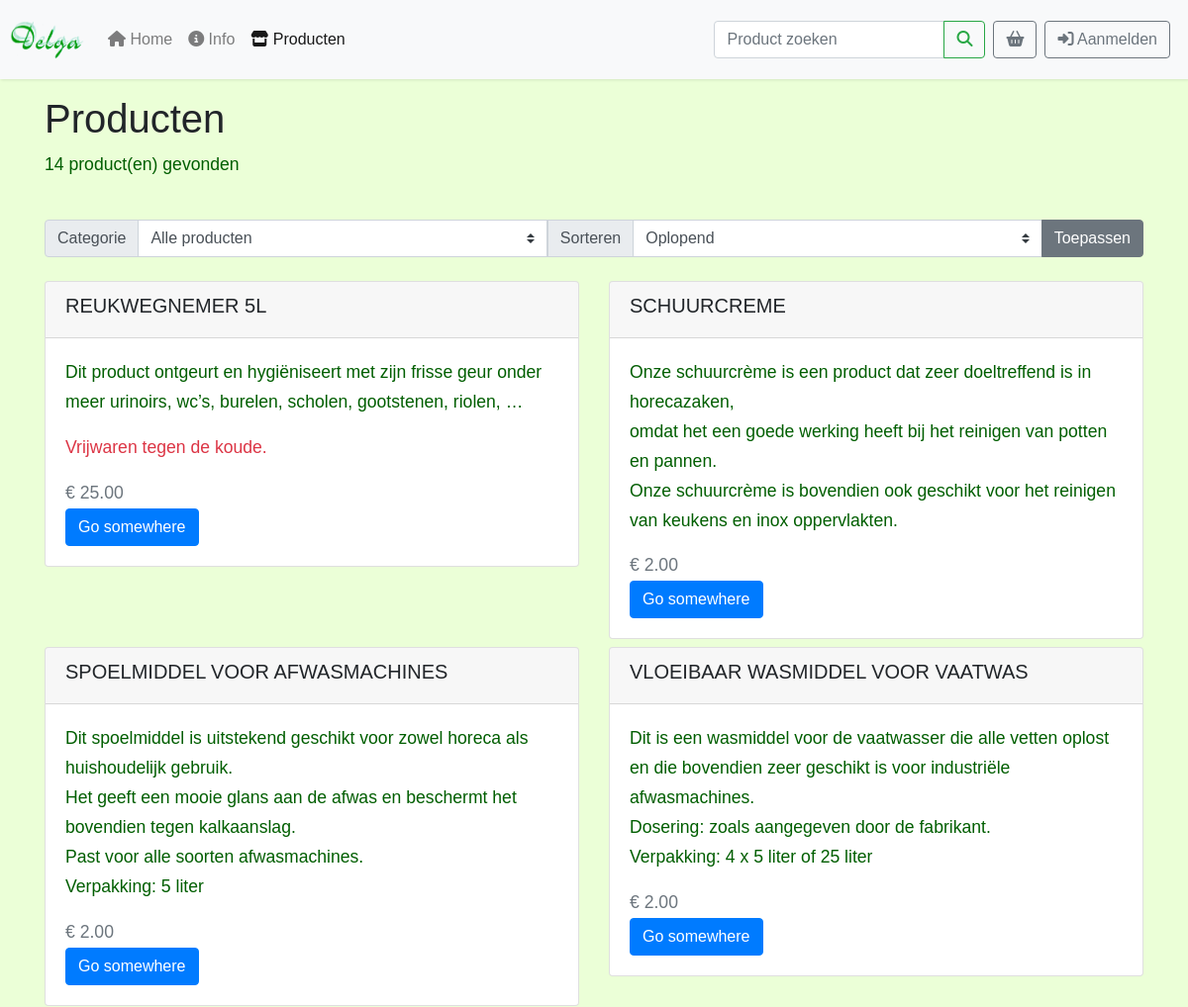
Page /producten.php?p=2&categorie_id=all&sort=sort1 (upper part) on the earlier database version.
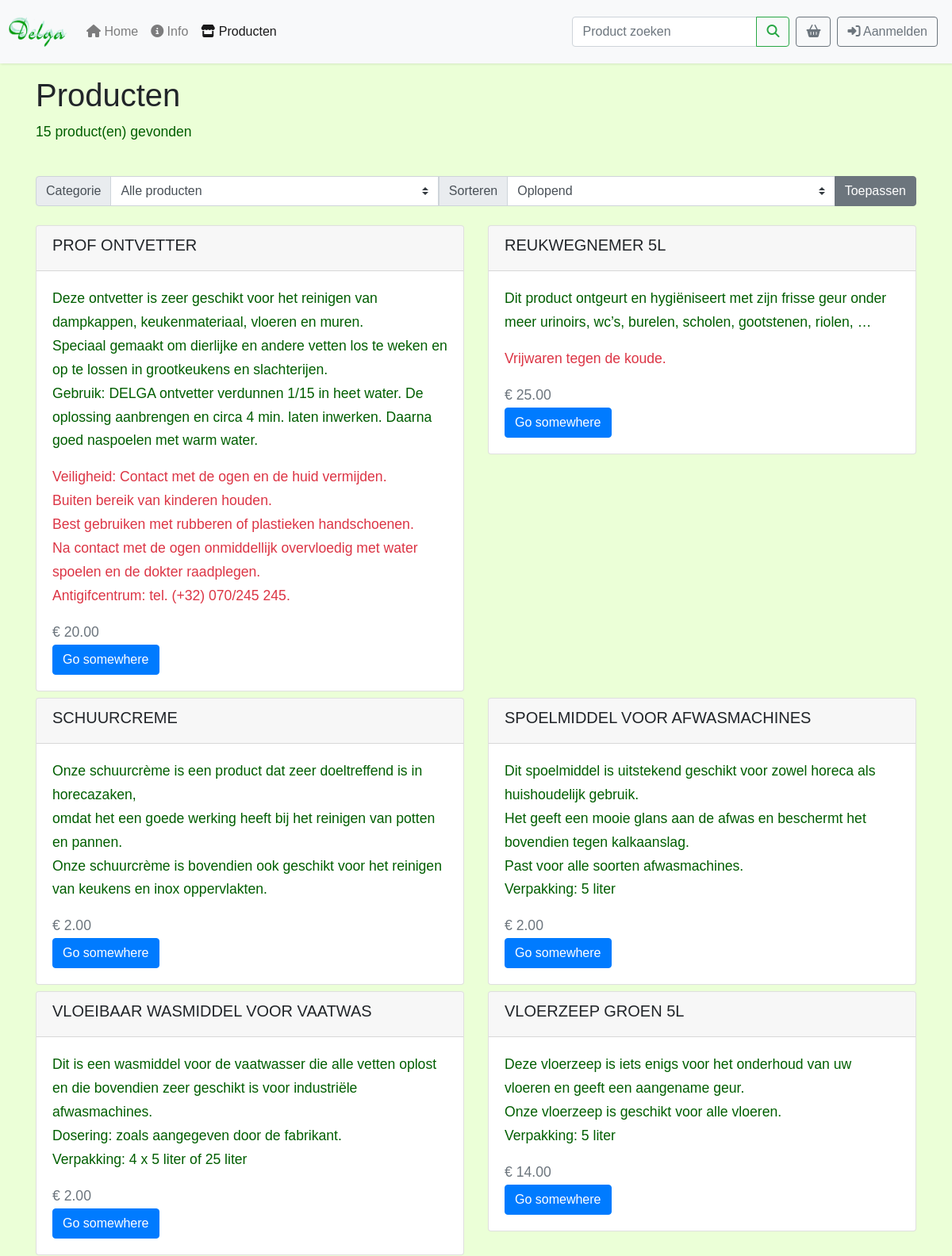
Same page on the later database version.
### tables this page shows
CREATE TABLE `producten` (
    `product_id` int(4) UNSIGNED NOT NULL,
    `categorie_id` int(2) UNSIGNED NOT NULL,
    `product_naam` varchar(60) NOT NULL,
    `product_foto` varchar(60),
    `omschrijving` varchar(600) NOT NULL,
    `waarschuwing` varchar(400),
    `eenheidsprijs` decimal(7,2) NOT NULL,
    `btw` decimal(7,2) NOT NULL
);

### producten.php (the view, shortened to what this page needs)
<?php
$menu = 5;
$pdo_function = pdo_connect_mysql();
$stmt = $pdo_function->query('SELECT * FROM categorie');
$stmt->execute();
$categorie = isset($_GET['categorie']) ? $_GET['categorie'] : 'all';
$category_sql = '';
$sort = isset($_GET['sort']) ? $_GET['sort'] : 'sort1';
$num_products_on_each_page = 8;
$current_page = isset($_GET['p']) && is_numeric($_GET['p']) ? (int)$_GET['p'] : 1;
if ($sort == 'sort1') {
    $stmt = $pdo_function->prepare('SELECT p.* FROM producten p  ' . $category_sql . ' ORDER BY p.product_naam ASC LIMIT :page,:num_products');
} elseif ($sort == 'sort2') {
    $stmt = $pdo_function->prepare('SELECT p.* FROM producten p ' . $category_sql . ' ORDER BY p.product_naam DESC LIMIT :page,:num_products');
} else {
    $stmt = $pdo_function->prepare('SELECT p.* FROM producten p ' . $category_sql . ' LIMIT :page,:num_products');
}
$stmt->bindValue(':page', ($current_page - 1) * $num_products_on_each_page, PDO::PARAM_INT);
$stmt->bindValue(':num_products', $num_products_on_each_page, PDO::PARAM_INT);
$stmt->execute();
$products = $stmt->fetchAll(PDO::FETCH_ASSOC);
$stmt = $pdo_function->prepare('SELECT COUNT(*) FROM producten p ' . $category_sql);
$stmt->execute();
$total_products = $stmt->fetchColumn()
?>
<!DOCTYPE html>
<html class="h-100" lang="en">
<head>
    <link href="css/bootstrap.css" rel="stylesheet" type="text/css">
    <link href="css/delga.css" rel="stylesheet">
</head>
<body class="d-flex flex-column h-100">
<header>
    <?php include('includes/header.php'); ?>
</header>
<main class="flex-shrink-0" role="main">
    <div class="container">
        <div class="products content-wrapper">
            <h1>Producten</h1>
            <div class="products-header">
                <p><?= $total_products ?> product(en) gevonden</p>
            </div>
            <div class="row"><br></div>
            <form action="" method="get" class="products-form">
                <div class="input-group">
                    <div class="input-group-prepend">
                        <label class="input-group-text" for="categorie">Categorie</label>
                    </div>
                    <select class="custom-select" id="categorie" name="categorie">
                        <option value="all"<?= ($categorie == 'all' ? ' selected' : '') ?>>Alle producten
                        </option>
                    </select>
                    <div class="input-group-prepend">
                        <label class="input-group-text" for="sort">Sorteren</label>
                    </div>
                    <select class="custom-select" name="sort" id="sort">
                        <option value="sort1"<?= ($sort == 'sort1' ? ' selected' : '') ?> selected>Oplopend
                        </option>
                    </select>
                    <div class="input-group-append">
                        <button class="btn btn-secondary" type="submit">Toepassen</button>
                    </div>
                </div>
            </form>
        </div>
        <div class="row"><br></div>
        <div class="row" id="page-content-wrapper">
            <?php foreach ($products as $product): ?>
            <a href="product.php?page=&id=<?= $product['product_id'] ?>" class="product">
                <div class="col-md-6">
                    <div class="card mb-2">
                        <div class="card-header">
                            <h5><?= $product['product_naam'] ?></h5>
                        </div>
                        <div class="card-body">
                            <p class="card-text">
                                <?= $product['omschrijving'] ?>
                            </p>
                            <p class="text-danger">  <?= $product['waarschuwing'] ?></p>
                            <p class="card-text text-secondary"> <?= '€ ' ?><?= number_format($product['eenheidsprijs'], 2) ?></p>
                            <a href="#" class="btn btn-primary">Go somewhere</a>
                        </div>
                    </div>
                </div>
            </a>
            <?php endforeach; ?>
        </div>
    </div>
</main>
</body>
</html>

### includes/header.php (shortened to what this page needs)
<nav class="navbar navbar-expand-lg navbar-light fixed-top bg-light">
    <a class="navbar-brand" href="index.php"><img alt="" height="40" src="images/delga_gif.gif" width="75"></a>
    <div class="collapse navbar-collapse" id="navbar">
        <ul class="navbar-nav mr-auto">
            <?php
            switch ($menu) {
                    ?>
                    <?php
                case 5:
                    ?>
                    <li class="nav-item">
                        <a class="nav-link" href="index.php"><i class="fas fa-home"></i> Home</a>
                    </li>
                    <li class="nav-item">
                        <a class="nav-link" href="info.php"><i class="fas fa-info-circle"></i> Info</a>
                    </li>
                    <li class="nav-item active">
                        <a class="nav-link" href="producten.php"><i class="fas fa-store"></i> Producten</a>
                    </li>
                    <?php
                    break;
                    ?>
                <?php endif;
            }
            ?>
        </ul>
        <?php
        if (isset($_SESSION['loggedin'])) {
            include('includes/header_logout.php');
        } else
            include('includes/header_login.php');
        ?>
    </div>
</nav>

### includes/header_login.php
<form class="form-inline mt-2 mt-md-0">
    <div class="input-group mr-sm-2">
        <input type="text" class="form-control" placeholder="Product zoeken" aria-label="Product zoeken" aria-describedby="button-addon">
        <div class="input-group-append">
            <button class="btn btn-outline-success" type="submit"><i class="fas fa-search"></i></button>
        </div>
    </div>
    <div class="btn-group mr-2">
        <button class="btn btn-outline-secondary my-2 my-sm-0" type="submit"><i class="fas fa-shopping-basket"></i></button>
    </div>
    <div class="btn-group mr-2">
        <a class="btn btn-sm-0 btn-outline-secondary" href="login.php"></span><i class="fas fa-sign-in-alt"></i> Aanmelden</a>
    </div>
</form>

### css/delga.css (style rules this page uses)
body { font-family: Verdana, Arial, Helvetica, sans-serif; background: #EBFFD7; padding-top: 6rem; }
p { font-family: 'Poppins', sans-serif; font-size: 1.1em; font-weight: 300; line-height: 1.7em; color: #005E00; }
a, a:hover, a:focus { color: inherit; text-decoration: none; transition: all 0.3s; }
.navbar { padding: 15px 10px; background: #fff; border: none; border-radius: 0; box-shadow: 1px 1px 3px rgba(0, 0, 0, 0.1); }

Differences in the rows shown:
added producten: product_naam "PROF ONTVETTER", omschrijving "Deze ontvetter is zeer geschikt voor het reinigen van dampkappen, keukenmateriaal, vloeren en muren. Speciaal gemaakt om dierlijke en andere vetten los te weken en op te lossen in grootkeukens en slachterijen. Gebruik: DELGA ontvetter verdunnen 1/15 in heet water. De oplossing aanbrengen en circa 4 min. laten inwerken. Daarna goed naspoelen met warm water.", waarschuwing "Veiligheid: Contact met de ogen en de huid vermijden. Buiten bereik van kinderen houden. Best gebruiken met rubberen of plastieken handschoenen. Na contact met de ogen onmiddellijk overvloedig met water spoelen en de dokter raadplegen. Antigifcentrum: tel. (+32) 070/245 245.", eenheidsprijs "20.00"
now on this page (row unchanged): producten: product_naam "VLOERZEEP GROEN 5L", omschrijving "Deze vloerzeep is iets enigs voor het onderhoud van uw vloeren en geeft een aangename geur. Onze vloerzeep is geschikt voor alle vloeren. Verpakking: 5 liter", eenheidsprijs "14.00"
Other differences:
$total_products: "14" → "15"
